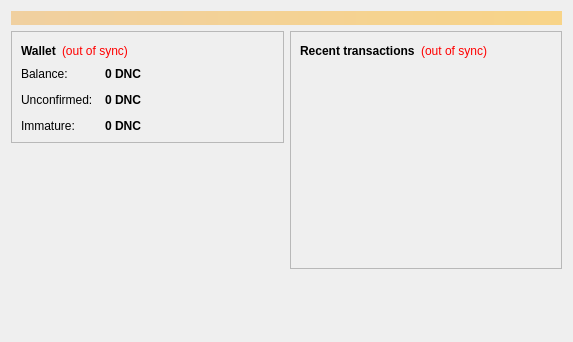
<?xml version="1.0" encoding="UTF-8"?>
<ui version="4.0">
 <class>OverviewPage</class>
 <widget class="QWidget" name="OverviewPage">
  <property name="geometry">
   <rect>
    <x>0</x>
    <y>0</y>
    <width>573</width>
    <height>342</height>
   </rect>
  </property>
  <property name="windowTitle">
   <string>Form</string>
  </property>
  <layout class="QVBoxLayout" name="topLayout">
   <item>
    <widget class="QLabel" name="labelAlerts">
     <property name="visible">
      <bool>false</bool>
     </property>
     <property name="styleSheet">
      <string notr="true">background-color: qlineargradient(x1: 0, y1: 0, x2: 1, y2: 0, stop:0 #F0D0A0, stop:1 #F8D488); color:#000000;</string>
     </property>
     <property name="wordWrap">
      <bool>true</bool>
     </property>
     <property name="margin">
      <number>3</number>
     </property>
    </widget>
   </item>
   <item>
    <layout class="QHBoxLayout" name="horizontalLayout" stretch="1,1">
     <item>
      <layout class="QVBoxLayout" name="verticalLayout_2">
       <item>
        <widget class="QFrame" name="frame">
         <property name="frameShape">
          <enum>QFrame::StyledPanel</enum>
         </property>
         <property name="frameShadow">
          <enum>QFrame::Raised</enum>
         </property>
         <layout class="QVBoxLayout" name="verticalLayout_4">
          <item>
           <layout class="QHBoxLayout" name="horizontalLayout_4">
            <item>
             <widget class="QLabel" name="label_5">
              <property name="font">
               <font>
                <weight>75</weight>
                <bold>true</bold>
               </font>
              </property>
              <property name="text">
               <string>Wallet</string>
              </property>
             </widget>
            </item>
            <item>
             <widget class="QLabel" name="labelWalletStatus">
              <property name="toolTip">
               <string>The displayed information may be out of date. Your wallet automatically synchronizes with the Dinarcoin network after a connection is established, but this process has not completed yet.</string>
              </property>
              <property name="styleSheet">
               <string notr="true">QLabel { color: red; }</string>
              </property>
              <property name="text">
               <string notr="true">(out of sync)</string>
              </property>
              <property name="alignment">
               <set>Qt::AlignLeading|Qt::AlignLeft|Qt::AlignVCenter</set>
              </property>
             </widget>
            </item>
            <item>
             <spacer name="horizontalSpacer_2">
              <property name="orientation">
               <enum>Qt::Horizontal</enum>
              </property>
              <property name="sizeHint" stdset="0">
               <size>
                <width>40</width>
                <height>20</height>
               </size>
              </property>
             </spacer>
            </item>
           </layout>
          </item>
          <item>
           <layout class="QFormLayout" name="formLayout_2">
            <property name="fieldGrowthPolicy">
             <enum>QFormLayout::AllNonFixedFieldsGrow</enum>
            </property>
            <property name="horizontalSpacing">
             <number>12</number>
            </property>
            <property name="verticalSpacing">
             <number>12</number>
            </property>
            <item row="0" column="0">
             <widget class="QLabel" name="label">
              <property name="text">
               <string>Balance:</string>
              </property>
             </widget>
            </item>
            <item row="0" column="1">
             <widget class="QLabel" name="labelBalance">
              <property name="font">
               <font>
                <weight>75</weight>
                <bold>true</bold>
               </font>
              </property>
              <property name="cursor">
               <cursorShape>IBeamCursor</cursorShape>
              </property>
              <property name="toolTip">
               <string>Your current balance</string>
              </property>
              <property name="text">
               <string notr="true">0 DNC</string>
              </property>
              <property name="textInteractionFlags">
               <set>Qt::LinksAccessibleByMouse|Qt::TextSelectableByKeyboard|Qt::TextSelectableByMouse</set>
              </property>
             </widget>
            </item>
            <item row="1" column="0">
             <widget class="QLabel" name="label_3">
              <property name="text">
               <string>Unconfirmed:</string>
              </property>
             </widget>
            </item>
            <item row="1" column="1">
             <widget class="QLabel" name="labelUnconfirmed">
              <property name="font">
               <font>
                <weight>75</weight>
                <bold>true</bold>
               </font>
              </property>
              <property name="cursor">
               <cursorShape>IBeamCursor</cursorShape>
              </property>
              <property name="toolTip">
               <string>Total of transactions that have yet to be confirmed, and do not yet count toward the current balance</string>
              </property>
              <property name="text">
               <string notr="true">0 DNC</string>
              </property>
              <property name="textInteractionFlags">
               <set>Qt::LinksAccessibleByMouse|Qt::TextSelectableByKeyboard|Qt::TextSelectableByMouse</set>
              </property>
             </widget>
            </item>
            <item row="2" column="0">
             <widget class="QLabel" name="labelImmatureText">
              <property name="text">
               <string>Immature:</string>
              </property>
             </widget>
            </item>
            <item row="2" column="1">
             <widget class="QLabel" name="labelImmature">
              <property name="font">
               <font>
                <weight>75</weight>
                <bold>true</bold>
               </font>
              </property>
              <property name="toolTip">
               <string>Mined balance that has not yet matured</string>
              </property>
              <property name="text">
               <string notr="true">0 DNC</string>
              </property>
              <property name="textInteractionFlags">
               <set>Qt::LinksAccessibleByMouse|Qt::TextSelectableByKeyboard|Qt::TextSelectableByMouse</set>
              </property>
             </widget>
            </item>
           </layout>
          </item>
         </layout>
        </widget>
       </item>
       <item>
        <spacer name="verticalSpacer">
         <property name="orientation">
          <enum>Qt::Vertical</enum>
         </property>
         <property name="sizeHint" stdset="0">
          <size>
           <width>20</width>
           <height>40</height>
          </size>
         </property>
        </spacer>
       </item>
      </layout>
     </item>
     <item>
      <layout class="QVBoxLayout" name="verticalLayout_3">
       <item>
        <widget class="QFrame" name="frame_2">
         <property name="frameShape">
          <enum>QFrame::StyledPanel</enum>
         </property>
         <property name="frameShadow">
          <enum>QFrame::Raised</enum>
         </property>
         <layout class="QVBoxLayout" name="verticalLayout">
          <item>
           <layout class="QHBoxLayout" name="horizontalLayout_2">
            <item>
             <widget class="QLabel" name="label_4">
              <property name="text">
               <string>&lt;b&gt;Recent transactions&lt;/b&gt;</string>
              </property>
             </widget>
            </item>
            <item>
             <widget class="QLabel" name="labelTransactionsStatus">
              <property name="toolTip">
               <string>The displayed information may be out of date. Your wallet automatically synchronizes with the Dinarcoin network after a connection is established, but this process has not completed yet.</string>
              </property>
              <property name="styleSheet">
               <string notr="true">QLabel { color: red; }</string>
              </property>
              <property name="text">
               <string notr="true">(out of sync)</string>
              </property>
              <property name="alignment">
               <set>Qt::AlignRight|Qt::AlignTrailing|Qt::AlignVCenter</set>
              </property>
             </widget>
            </item>
            <item>
             <spacer name="horizontalSpacer">
              <property name="orientation">
               <enum>Qt::Horizontal</enum>
              </property>
              <property name="sizeHint" stdset="0">
               <size>
                <width>40</width>
                <height>20</height>
               </size>
              </property>
             </spacer>
            </item>
           </layout>
          </item>
          <item>
           <widget class="QListView" name="listTransactions">
            <property name="styleSheet">
             <string notr="true">QListView { background: transparent; }</string>
            </property>
            <property name="frameShape">
             <enum>QFrame::NoFrame</enum>
            </property>
            <property name="verticalScrollBarPolicy">
             <enum>Qt::ScrollBarAlwaysOff</enum>
            </property>
            <property name="horizontalScrollBarPolicy">
             <enum>Qt::ScrollBarAlwaysOff</enum>
            </property>
            <property name="selectionMode">
             <enum>QAbstractItemView::NoSelection</enum>
            </property>
           </widget>
          </item>
         </layout>
        </widget>
       </item>
       <item>
        <spacer name="verticalSpacer_2">
         <property name="orientation">
          <enum>Qt::Vertical</enum>
         </property>
         <property name="sizeHint" stdset="0">
          <size>
           <width>20</width>
           <height>40</height>
          </size>
         </property>
        </spacer>
       </item>
      </layout>
     </item>
    </layout>
   </item>
  </layout>
 </widget>
 <resources/>
 <connections/>
</ui>
